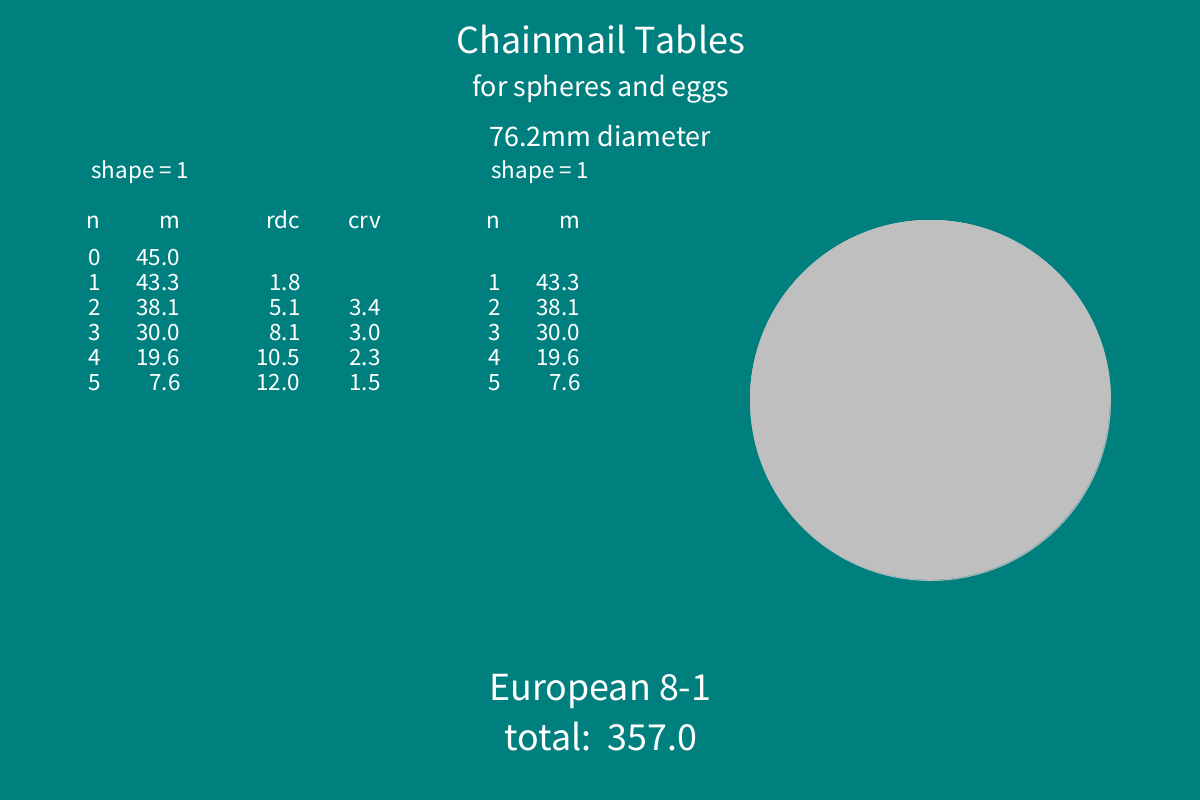
Frame 1 (no input)
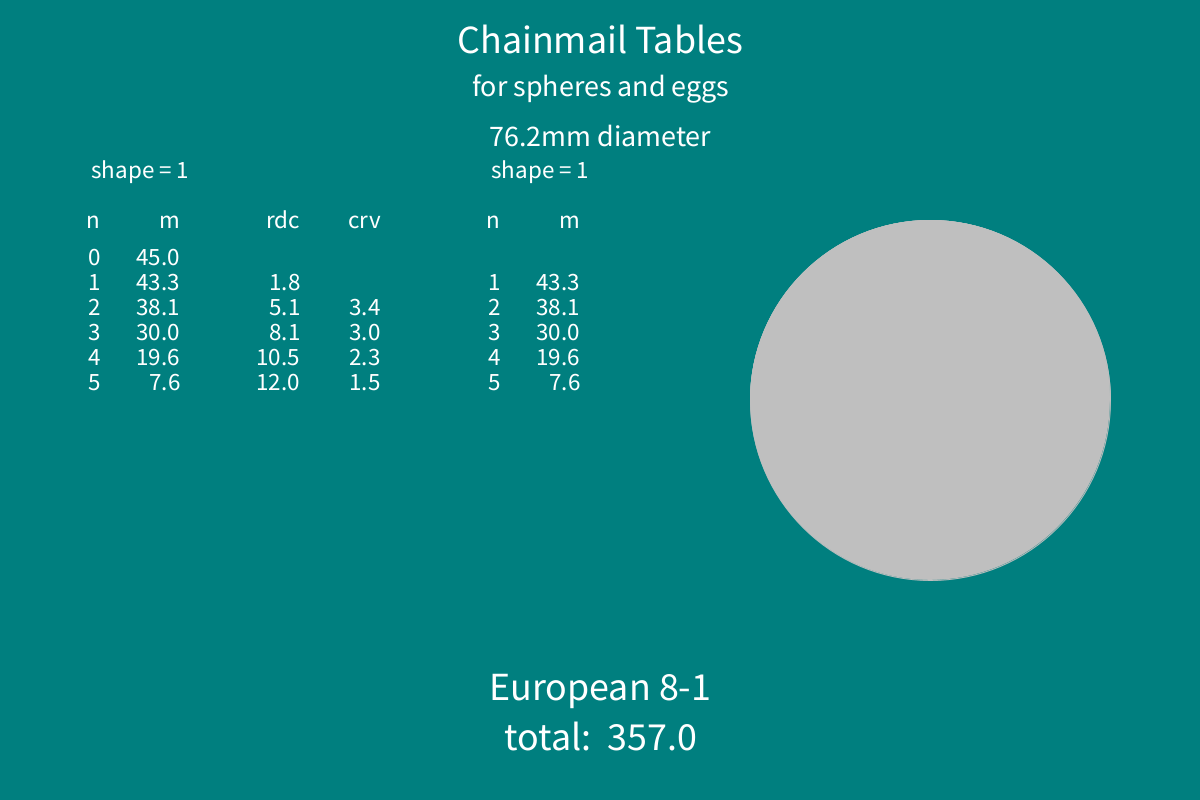
Frame 60 (the mouse pressed at the canvas centre just before this capture)
Frame 120 (the mouse held since frame 60 and released just before this capture): identical to frame 60, image omitted

The Processing sketch that drew these frames (run headless with seeded random() and noise(); from frame 60 on, the mouse is pressed at the canvas centre):

// Processing sketch: OpenSpheres
// ── OpenSpheres.pde
// Calculates ring tables for "Chainmail Spheres"
// by Les Hall
// Sun Nov 11 2018
// Wed Dec  5 2018
// 


// initialize the user visible variables
float diameter = 3 * 25.4;  // sphere diameter
int egg = 0;  // egg shape selection
int ring = 4;  // ring geometry selection


// shape values
float shape[][] = {
  {1, 1},  // Sphere
  {1, 1.75},  // Dragon's egg
  {1.1, 1.6},  // Japan's egg
  {1, 1.5},  // America's egg
  {1, 2}  // Test egg
};  // eggcentricity
// 
// ring values
String maille[] = {
  "Kingsmaille (x2)", 
  "Kingsmaille (x2)", 
  "Kingsmaille (x2)", 
  "European 8-1", 
  "European 8-1", 
  "European 8-1"
};
float ID[] = {9.53, 10.0, 5.7, 7.0, 12.7, 7.0/16.0*25.4};
float AR[] = {4.7, 4.8, 4.75, 5.8, 5.5, 5.7};
float horiz[] = {0.74, /*0.773*/0.81, 0.743, 0.417, 0.4188, 0.417};
float vert[] = {0.895, /*0.715*/0.82, 0.841, 12.7/(12.7+2.4), 0.841, 12.7/(12.7+2.0)};
String weave = maille[ring];  // weave type
float ringID = ID[ring];  // ring inside diameter
float kh = horiz[ring];  // horizontal proportionality constant
float kv = vert[ring];  // vertical proportionality constant


// parameters
boolean debug = true;
color bgColor = color(0, 127, 127);
color fgColor = color(255);
color eggColor = color(191, 191, 191);


// initialize the hidden global variables
float d = diameter;
float di = ringID;
int textSize = 25;
float m = 0;
int mLen = 100;
float[] mList = {};
int n = 0;
float total = 0;
int tPos[] = {100, 210};  // table position (x, y)
int tCol[] = {0, 80};  // table column offsets (horizontal)
float temp = 0;
float x = 0;
float y = 0;
float v = 0;
int nMax[] = {0, 0};


void setup() {
  // graphics stuff
  size(1200, 800);
  rectMode(CENTER);
  x = width*0.775;
  y = height-height/(shape[egg][1]+shape[egg][0]);
  v = width*0.15;
  
  // sort the shape halves
  if (shape[egg][0] > shape[egg][1]) {
    temp = shape[egg][0];
    shape[egg][0] = shape[egg][1];
    shape[egg][1] = temp;
  }
    
  for (int i = 0; i < mLen; i++)
    mList = append(mList, -1);
}



void draw() {
  
  // graphics stuff
  background(bgColor);
  
  // draw the egg
  for(int side = 1; side >= 0; side--) {
    pushMatrix();
      //draw the egg half
      fill(eggColor);
      stroke(eggColor);
      translate(x, y);
      ellipse(0, 0, 2*v, 2*v*shape[egg][side]);
      // erase the larger side
      if(side == 1) {
        fill(bgColor);
        stroke(bgColor);
        translate(0, v/2*shape[egg][side]);
        rect(0, 0, 2*v, v*shape[egg][side]);
      }
    popMatrix();
  }
  fill(fgColor);
  stroke(fgColor);
  
  
  // title
  textAlign(CENTER, TOP);
  textSize(40);
  text("Chainmail Tables", width/2, 1*textSize);  
  textSize(30);
  text("for spheres and eggs", width/2, 3*textSize);  
  text(nf(diameter, 1, 1) + "mm diameter", width/2, 5*textSize);  
  
  // text setings
  textAlign(RIGHT, TOP);
  textSize(textSize);

  total = 0;  // total number of rings
  for(int side = 0; side <= 1; side++) {
    
    // calculate column tab position
    float tLoc = 5*tCol[1] * (side);
    
    // table header
    textAlign(RIGHT, TOP);
    text("n", tPos[0] + tLoc + tCol[0], tPos[1]);
    text("m", tPos[0] + tLoc + tCol[1], tPos[1]);
    if ((debug) && (side == 1)) {
      text("rdc", tPos[0] + tLoc/2 - tCol[0], tPos[1]);
      text("crv", tPos[0] + tLoc/2 + tCol[1], tPos[1]);
    }
    
    // text setings
    textAlign(CENTER, TOP);
    text("shape = " + nf(shape[egg][side]), tPos[0] + tLoc + (tCol[0] + tCol[1])/2, tPos[1]-50);
  
    // text setings
    textAlign(RIGHT, TOP);
    
    n = 0;
    m = 0;
    float mPrev = 0;
    float delta = 0;
    float deltaPrev = 0;
    float curve = 0;
    float r = d/2.0;
    do {
      // make calculations
      mPrev = m;
      m =  ( (2*PI * r / (kh*di)) * cos( (kv*di/r) * n/shape[egg][side]) );
      //mList[nMax[side]+n] = m;
      mList[n] = m;
      deltaPrev = delta;
      delta = m - mPrev;
      curve = delta - deltaPrev;
      
      // write the rings per row text
      // which is the main point of the program
      if ( (m > 0) && (n >= side) ) {
        text(nf(n), 
          tPos[0] + tLoc + tCol[0], 
          tPos[1] + (n+3.0/2)*textSize);
        text(nf(m, 1, 1), 
          tPos[0] + tLoc + tCol[1], 
            tPos[1] + (n+3.0/2)*textSize);
      }
      
      // write the debug text
      if (debug && (n > 0) && (m >= 0) && (side == 1)) {
        text(nf(abs(delta), 1, 1), 
          tPos[0] + tLoc/2 + tCol[0], 
          tPos[1] + (n+3.0/2)*textSize);
        if (n > 1) {
          text(nf(abs(curve), 1, 1), 
          tPos[0] + tLoc/2 + tCol[1], 
            tPos[1] + (n+3.0/2)*textSize);
        }
      }
  
      // update counters
      n++;
      nMax[side] = n;
      total += m * (n == 0 ? 1/2 : 1);
    } while (m >= 0);
  }
  
  // draw the sphere\
  /*
  float prevX = 0;
  float fracX = 0;
  float delta = 0;
  n = 0;
  strokeWeight(4);
  for(int side = -1; side <= -1; side += 2) {
    int s = (side+1)/2;
    for (int i = 0; i < nMax[s]; i++) {
      stroke(0, 255*float(i)/nMax[s], 255-255*float(i)/nMax[s]);
      prevX = fracX;
      fracX = -float(mList[n])/float(mList[nMax[s]]);
      delta = fracX - prevX;
      float fracY = float(i)/float(nMax[s]) * delta;
      println(fracX);
      line(
        x - v*fracX, y - side*v*fracY, 
        x + v*fracX, y - side*v*fracY);
    n++;
    }
  }
  */

  // print out the table summary
  textAlign(CENTER);
  textSize(40);
  text(weave, width/2, height - 4*textSize);
  text("total:  " + nf(total, 1, 1), width/2, height - 2*textSize);
}
